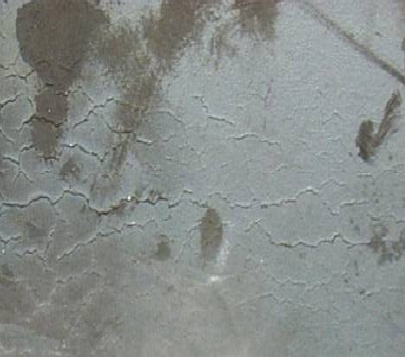
%> input picture gg/image/1.png, 405 x 359 px
$ octave test4.m   (GNU Octave 9; MATLAB toolbox functions it lacks are replaced by stand-ins)
%> lines starting %> are read from the running program, lines starting %| are printed output that depends on the picture; in (x1, y1, x2, y2) boxes, pixels count from 0 and x2, y2 are one past the last pixel; in counts of white or black regions, pixels touching at a corner belong together; the program's own positions count from 1
### gg/threshold/OTSU3.m
function [ object, background ] = OTSU3( img )
%OTSU3 此处显示有关此函数的摘要
%   此处显示详细说明
    background = img;
    object = img;
    J = img;
    R = J(:,:,1);
    G = J(:,:,2);
    B = J(:,:,3);

    G = DynamicMean(G);
    R = DynamicMean(R);
    B = DynamicMean(B);

    [or,rt] = OTSU(R);
    [og,gt] = OTSU(G);
    [ob,bt] = OTSU(B);

    [m,n] = size(or);

    for i=1:m
        for j=1:n
            if or(i,j)==og(i,j)&&or(i,j)==ob(i,j)&&or(i,j)==255
                background(i,j,1) = 0;
                background(i,j,2) = 0;
                background(i,j,3) = 0;
            else
                object(i,j,1) = 0;
                object(i,j,2) = 0;
                object(i,j,3) = 0;
            end
        end
    end

end

### gg/threshold/DynamicMean.m
function [ Ii ] = DynamicMean( im )
%DYNAMICMEAN 动态均值法，避免光照影响
%   input:待处理图片 output:处理后图片
    [x,y,z] = size(im);
    if z~=1
        im = rgb2gray(im);
    else
        im = im;
    end

    [m,n] = size(im);
    I = double(im);% 必须转换成double类型这样才可以做运算
    R = zeros(m,n);% 记录行灰度值
    C = zeros(m,n);% 记录列灰度值
    Rmean = zeros(m,1);% 记录行均值
    Cmean = zeros(1,n);% 记录列均值
    % 计算行均值
    for i = 1:m
        for j = 1:n
            Rmean(i) = Rmean(i) + I(i,j);
        end
        Rmean(i) = Rmean(i)/n;
    end
    % 计算列均值
    for i = 1:n
        for j = 1:m
            Cmean(i) = Cmean(i) + I(j,i);
        end
        Cmean(i) = Cmean(i)/m;
    end
    % 计算阈值
    DR = zeros(m,1);% 记录行阈值
    DC = zeros(1,n);% 记录列阈值
    bcyz = 0.2;% 补偿因子
    for i = 1:m
        DR(i) = Rmean(i) + bcyz*(max(I(i,:)) - Rmean(i));
    end
    for i = 1:n
        DC(i) = Cmean(i) + bcyz*(max(I(:,i)) - Cmean(i));
    end
    % 计算暗灰度均值
    DRdarkmean = zeros(m,1);% 记录行暗灰度均值
    DCdarkmean = zeros(1,n);% 记录列暗灰度均值
    for i = 1:m
        p = 0;
        for j = 1:n
            if I(i,j) <= DR(i)
                DRdarkmean(i) = DRdarkmean(i) + I(i,j);
                p = p+1;
            end
        end
        DRdarkmean(i) = DRdarkmean(i)/p;
    end
    for i = 1:n
        p = 0;
        for j = 1:m
            if I(j,i) <= DC(i)
                DCdarkmean(i) = DCdarkmean(i) + I(j,i);
                p = p+1;
            end
        end
        DCdarkmean(i) = DCdarkmean(i)/p;
    end
    % 计算按阈值分割的灰度值
    for i = 1:m
        for j = 1:n
            if I(i,j) < DR(i)
                R(i,j) = I(i,j);
            else
                R(i,j) = DRdarkmean(i);
            end
        end
    end
    for j = 1:n
        for i = 1:m
            if I(i,j) < DC(j)
                C(i,j) = I(i,j);
            else
                C(i,j) = DCdarkmean(j);
            end
        end
    end
    % 动态均值处理后灰度值
    Ii = (R+C)/2;
    Ii = uint8(Ii);
end

### gg/threshold/OTSU.m
function [ oo, levelo, object, background ] = OTSU( im )
%OTSU 最大类间方差法
%   im:待处理图片 oo:处理后图片 levelo:阈值
    object = im;
    background = im;

    [x,y,z] = size(im);
    if z~=1
        oo = rgb2gray(im);
    else
        oo = im;
    end
    levelo = graythresh(oo);
    levelo = floor(levelo*256);
    [m,n] = size(oo);
    for a=1:m;
       for b=1:n;
           if oo(a,b)>=levelo;
               oo(a,b)=0;
               object(a,b,1) = 0;
               object(a,b,2) = 0;
               object(a,b,3) = 0;
           else
               oo(a,b)=255;
               background(a,b,1) = 0;
               background(a,b,2) = 0;
               background(a,b,3) = 0;
           end
       end
    end
end

### gg/cvmodel/test4.m
addpath(genpath('C:\workspace-Matlab\gg\threshod'));
% example on real image
close all;
clear all;

%I = imread('test1.bmp');
%seg = chenvese(I,'whole',400,0.2,'multiphase');
%-- End
I = imread('.\image\1.png');
%> I is the input picture: size 359x405x3 uint8; mean R, G, B 135.8, 140.9, 138.2
figure,imshow(I);
I = OTSU3(I);
%> after the loop in DynamicMean, `for i = 1:m`: Rmean = 359 values, max 255 at index 358, min 131.1 at index 3, mean 140.9
%> after the loop in DynamicMean, `for i = 1:n`: Cmean = 405 values, max 157.8 at index 311, min 111.6 at index 48, mean 140.9
%> after the loop in DynamicMean, `for i = 1:m`: DR = 359 values, max 255 at index 358, min 140.1 at index 6, mean 148.5
%> after the loop in DynamicMean, `for i = 1:n`: DC = 405 values, max 177.3 at index 311, min 140.3 at index 48, mean 163.7
%> after the loop in DynamicMean, `for i = 1:m`: DRdarkmean = 359 values, max 255 at index 358, min 102.1 at index 6, mean 126.2
%> after the loop in DynamicMean, `for i = 1:n`: DCdarkmean = 405 values, max 156.5 at index 341, min 108.9 at index 49, mean 139
%> after the loop in DynamicMean, `for i = 1:m`:
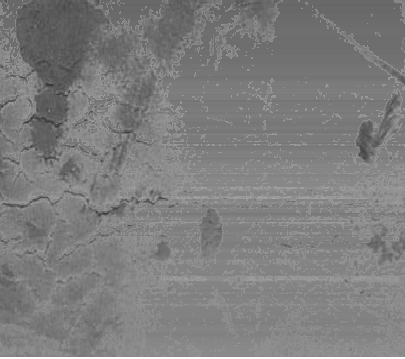
%> R: size 359x405 double; min 53, max 255, mean 126.2
%> in DynamicMean, `Ii = (R+C)/2;`:
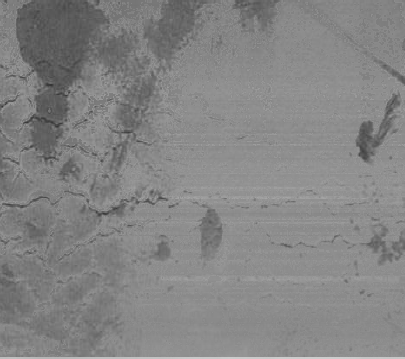
%> Ii: size 359x405 double; min 53, max 205.8, mean 132.6
%> in OTSU, `levelo = graythresh(oo);`: levelo = 0.475
%> in OTSU, `levelo = floor(levelo*256);`: levelo = 121
%> after the loop in OTSU, `for a=1:m;`:
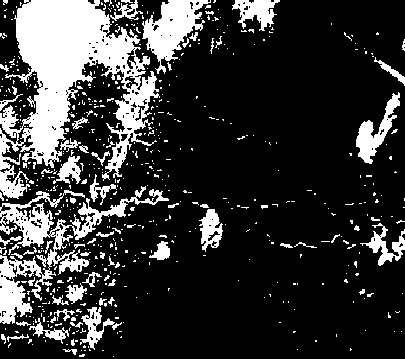
%> oo: size 359x405 uint8; 21.1% white; 590 white regions (523 under 20 px), largest, box (x1, y1, x2, y2) and area: (0, 0, 160, 199) 13730, (0, 186, 169, 324) 5037, (142, 0, 211, 74) 2280
%> in OTSU (call 2), `levelo = graythresh(oo);`: levelo = 0.482
%> in OTSU (call 2), `levelo = floor(levelo*256);`: levelo = 123
%> after the loop in OTSU (call 2), `for a=1:m;`:
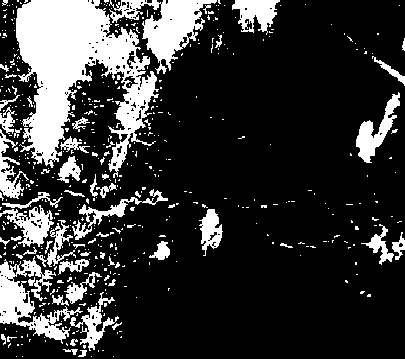
%> oo: size 359x405 uint8; 20.7% white; 510 white regions (452 under 20 px), largest, box (x1, y1, x2, y2) and area: (16, 0, 159, 178) 12402, (109, 0, 217, 74) 3023, (0, 256, 83, 344) 2605
%> in OTSU (call 3), `levelo = graythresh(oo);`: levelo = 0.463
%> in OTSU (call 3), `levelo = floor(levelo*256);`: levelo = 118
%> after the loop in OTSU (call 3), `for a=1:m;`:
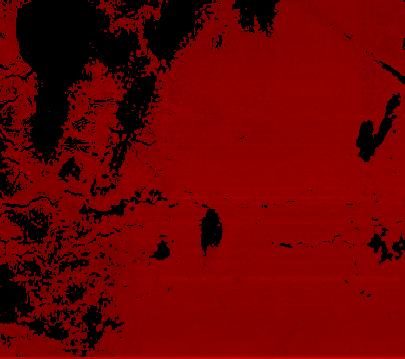
%> background: size 359x405x3 uint8; mean R, G, B 108, 0, 0
%> after the loop in OTSU (call 3), `for a=1:m;`:
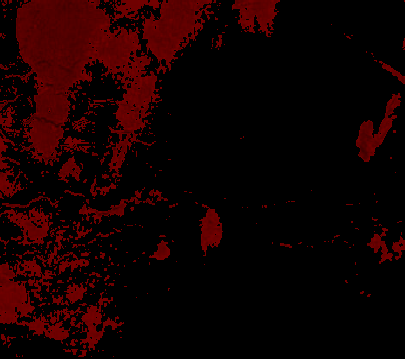
%> object: size 359x405x3 uint8; mean R, G, B 20.5, 0, 0
%> after the loop in OTSU (call 3), `for a=1:m;`:
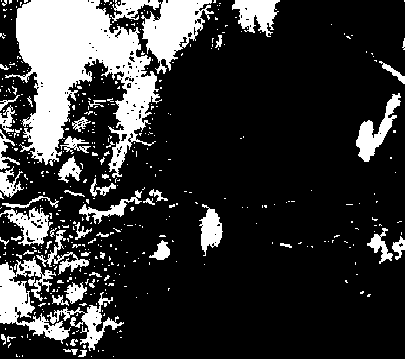
%> oo: size 359x405 uint8; 20.6% white; 457 white regions (403 under 20 px), largest, box (x1, y1, x2, y2) and area: (5, 0, 162, 178) 12954, (110, 0, 214, 74) 3188, (0, 256, 71, 344) 2438
%> (the run ends here)
